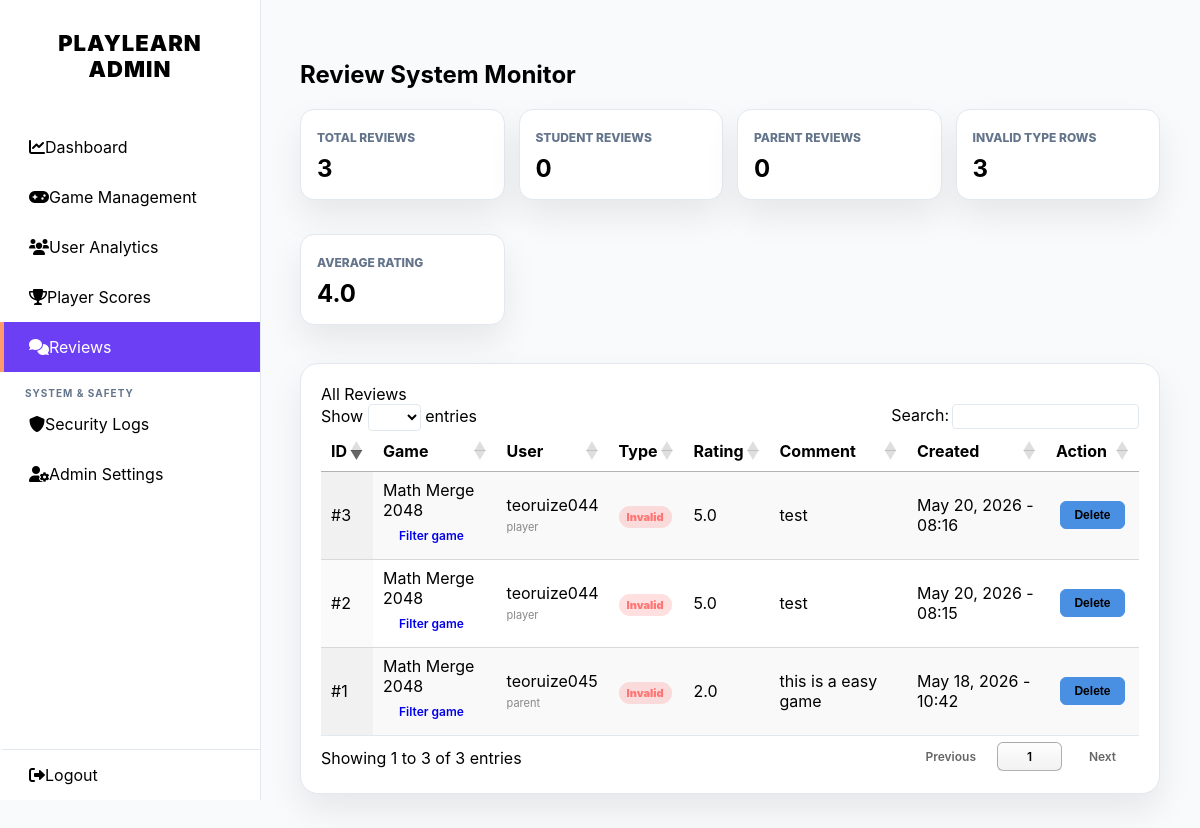
/admin_reviews.php (signed in), run on the app's committed database.
### tables this page shows
CREATE TABLE `game_reviews` (
  `id` int(11) NOT NULL,
  `game_id` int(11) NOT NULL,
  `user_id` int(11) NOT NULL,
  `username` varchar(100) NOT NULL,
  `rating_type` enum('student','parent') NOT NULL,
  `rating_score` decimal(2,1) NOT NULL,
  `comment_text` text NOT NULL,
  `created_at` timestamp NULL DEFAULT current_timestamp()
);

CREATE TABLE `levels` (
  `id` int(11) NOT NULL,
  `level_name` varchar(100) NOT NULL,
  `category` varchar(50) NOT NULL DEFAULT 'Logic',
  `level_description` text DEFAULT NULL,
  `difficulty` enum('Easy','Normal','Hard') DEFAULT 'Easy',
  `target_score` int(11) DEFAULT 100,
  `image_url` varchar(255) DEFAULT 'assets/img/default_level.jpg',
  `game_url` varchar(255) NOT NULL DEFAULT 'game2048.php',
  `status` enum('published','draft') DEFAULT 'published',
  `created_at` timestamp NOT NULL DEFAULT current_timestamp(),
  `is_featured` tinyint(1) DEFAULT 0,
  `is_trending` tinyint(1) DEFAULT 0,
  `editor_choice` tinyint(1) NOT NULL DEFAULT 0
);

CREATE TABLE `users` (
  `id` int(11) NOT NULL,
  `username` varchar(50) NOT NULL,
  `profile_image` varchar(255) DEFAULT NULL,
  `avatar_frame` varchar(255) DEFAULT NULL,
  `frame_expires_at` datetime DEFAULT NULL,
  `title` varchar(50) DEFAULT NULL,
  `title_expires_at` datetime DEFAULT NULL,
  `email` varchar(100) NOT NULL,
  `password` varchar(255) NOT NULL,
  `birthday` date NOT NULL,
  `gender` varchar(10) DEFAULT NULL,
  `role` enum('player','admin','parent') DEFAULT 'player',
  `level` int(11) DEFAULT 1,
  `total_exp` int(11) DEFAULT 0,
  `weekly_exp` int(11) DEFAULT 0,
  `link_code` varchar(10) DEFAULT NULL,
  `status` enum('active','banned') DEFAULT 'active',
  `last_login` datetime DEFAULT NULL,
  `created_at` timestamp NOT NULL DEFAULT current_timestamp(),
  `last_seen` datetime DEFAULT current_timestamp(),
  `theme_preference` varchar(10) DEFAULT 'dark'
);

### admin_reviews.php (the view, shortened to what this page needs)
<?php
require 'db_conn.php';
$where = [];
$types = '';
$params = [];
$where_sql = $where ? ('WHERE ' . implode(' AND ', $where)) : '';
$stats = [
    'total_reviews' => 0,
    'student_reviews' => 0,
    'parent_reviews' => 0,
    'invalid_reviews' => 0,
    'average_rating' => null,
];
$stats_res = $conn->query("SELECT
    COUNT(*) AS total_reviews,
    SUM(rating_type = 'student') AS student_reviews,
    SUM(rating_type = 'parent') AS parent_reviews,
    SUM(rating_type NOT IN ('student','parent') OR rating_type IS NULL OR rating_type = '') AS invalid_reviews,
    AVG(rating_score) AS average_rating
    FROM game_reviews");
if ($stats_res) {
    $stats = array_merge($stats, $stats_res->fetch_assoc());
}
$sql = "SELECT gr.*, u.email, u.role, l.level_name
        FROM game_reviews gr
        LEFT JOIN users u ON u.id = gr.user_id
        LEFT JOIN levels l ON l.id = gr.game_id
        $where_sql
        ORDER BY gr.created_at DESC, gr.id DESC";
if ($params) {
    $stmt = $conn->prepare($sql);
    $stmt->bind_param($types, ...$params);
    $stmt->execute();
    $reviews = $stmt->get_result();
} else {
    $reviews = $conn->query($sql);
}
?>
<!DOCTYPE html>
<html lang="en">
<head>
    <link rel="stylesheet" href="https://cdnjs.cloudflare.com/ajax/libs/font-awesome/6.0.0/css/all.min.css">
    <link rel="stylesheet" href="https://cdn.datatables.net/1.13.4/css/jquery.dataTables.min.css">
    <link rel="stylesheet" href="css/admin_global.css?v=<?php echo time(); ?>">
</head>
<body>
    <?php include('includes/sidebar.php'); ?>
    <main class="main-content">
        <div class="header-row">
            <h2>Review System Monitor</h2>
        </div>
        <div class="stat-grid">
            <div class="stat-card"><span>Total Reviews</span><strong><?php echo intval($stats['total_reviews']); ?></strong></div>
            <div class="stat-card"><span>Student Reviews</span><strong><?php echo intval($stats['student_reviews']); ?></strong></div>
            <div class="stat-card"><span>Parent Reviews</span><strong><?php echo intval($stats['parent_reviews']); ?></strong></div>
            <div class="stat-card"><span>Invalid Type Rows</span><strong><?php echo intval($stats['invalid_reviews']); ?></strong></div>
            <div class="stat-card"><span>Average Rating</span><strong><?php echo $stats['average_rating'] !== null ? number_format(floatval($stats['average_rating']), 1) : 'N/A'; ?></strong></div>
        </div>
        <div class="content-card">
            <span class="card-title">All Reviews</span>
            <table id="reviewsTable" class="display" style="width:100%">
                <thead>
                    <tr>
                        <th>ID</th>
                        <th>Game</th>
                        <th>User</th>
                        <th>Type</th>
                        <th>Rating</th>
                        <th>Comment</th>
                        <th>Created</th>
                        <th>Action</th>
                    </tr>
                </thead>
                <tbody>
                    <?php while ($row = $reviews->fetch_assoc()): ?>
                        <?php
                        $type = $row['rating_type'];
                        $type_class = in_array($type, ['student', 'parent'], true) ? ('type-' . $type) : 'type-invalid';
                        $type_label = in_array($type, ['student', 'parent'], true) ? ucfirst($type) : 'Invalid';
                        ?>
                        <tr>
                            <td>#<?php echo intval($row['id']); ?></td>
                            <td>
                                <?php echo htmlspecialchars($row['level_name'] ?: ('Game #' . $row['game_id'])); ?><br>
                                <a href="admin_reviews.php?game_id=<?php echo intval($row['game_id']); ?>" style="font-size:11px;">Filter game</a>
                            </td>
                            <td>
                                <?php echo htmlspecialchars($row['username']); ?><br>
                                <span style="color:#888; font-size:11px;"><?php echo htmlspecialchars($row['role'] ?: 'Unknown role'); ?></span>
                            </td>
                            <td><span class="type-pill <?php echo $type_class; ?>"><?php echo $type_label; ?></span></td>
                            <td><?php echo htmlspecialchars($row['rating_score']); ?></td>
                            <td><?php echo htmlspecialchars($row['comment_text']); ?></td>
                            <td><?php echo date('M d, Y - H:i', strtotime($row['created_at'])); ?></td>
                            <td>
                                <button
                                    type="button"
                                    class="studio-btn"
                                    style="background:#e74c3c;"
                                    data-review-id="<?php echo intval($row['id']); ?>"
                                    data-review-label="#<?php echo intval($row['id']); ?>"
                                    onclick="openDeleteReviewModal(this)">
                                    Delete
                                </button>
                            </td>
                        </tr>
                    <?php endwhile; ?>
                </tbody>
            </table>
        </div>
    </main>
</body>
</html>

### css/admin_global.css (style rules this page uses)
:root { --bg-dark: #121212; --card-dark: #1e1e1e; --sidebar-bg: #000000; --sidebar-hover: #1a1a1a; --text-main: #ffffff; --text-gray: #aaaaaa; --accent-blue: #3b5998; --border-color: #333333; --input-bg: #2a2a2a; }
body.light-mode { --bg-dark: #f8fafc; --card-dark: #ffffff; --sidebar-bg: #ffffff; --sidebar-hover: #4A90E2; --text-main: #000000; --text-gray: #64748b; --accent-blue: #4A90E2; --border-color: #e2e8f0; }
body { font-family: 'Inter', sans-serif; background-color: var(--bg-dark); color: var(--text-main); margin: 0; display: flex; transition: background-color 0.3s, color 0.3s; }
.main-content { margin-left: 260px; width: calc(100% - 260px); padding: 40px; box-sizing: border-box; }
.stat-card, .content-card { background-color: var(--card-dark); padding: 20px; border-radius: 12px; border: 1px solid var(--border-color); margin-bottom: 20px; }
h2, h3, h4, .card-title, .stat-card p { color: var(--text-main); }
table.dataTable { background-color: var(--card-dark) !important; color: var(--text-main) !important; border-bottom: 1px solid var(--border-color) !important; }
.main-content table button, .main-content table .studio-btn, .main-content table .btn-ban, .main-content table a, .main-content div[class*="card"] a, .main-content div[class*="card"] button { display: inline-block !important; vertical-align: middle !important; width: auto !important; min-width: 65px !important; padding: 6px 12px !important; font-size: 12px !important; font-weight: 600 !important; border-radius: 6px !important; text-align: center !important; text-decoration: none !important; margin: 2px 4px !important; cursor: pointer !important; transition: all 0.2s ease !important; box-sizing: border-box !important; }
.main-content table .studio-btn, .main-content table .btn-view, .main-content table button[onclick*="goToUserManagement"], .main-content table button[onclick*="viewUserDetails"], .main-content div[class*="card"] a[href*="edit"], .main-content div[class*="card"] button[onclick*="openEditModal"] { background-color: #4A90E2 !important; border: 1px solid #4A90E2 !important; color: #000000 !important; }
:root { --accent-purple: #6C3FF5; --accent-orange: #FF9B6B; --accent-yellow: #E8D754; --accent-blue: #4A90E2; }
.stat-card, .content-card, .level-card { border-radius: 18px; box-shadow: 0 16px 35px rgba(0, 0, 0, 0.08); }
.studio-btn, button[type="submit"], input[type="submit"] { border-radius: 999px !important; font-weight: 800 !important; }

### admin_reviews.php (style rules this page uses)
.stat-grid { display: grid; grid-template-columns: repeat(auto-fit, minmax(170px, 1fr)); gap: 14px; margin-bottom: 18px; }
.stat-card { background: var(--card-dark); border: 1px solid var(--border-color); border-radius: 14px; padding: 16px; }
.stat-card span { color: var(--text-gray); font-size: 12px; font-weight: 800; text-transform: uppercase; }
.stat-card strong { display: block; margin-top: 8px; font-size: 24px; }
.type-pill { padding: 4px 8px; border-radius: 999px; font-size: 11px; font-weight: 900; }
.type-invalid { background: rgba(255, 77, 77, 0.18); color: #ff7675; }

### data on the page
game_reviews: id "3", game.level_name "Math Merge 2048", username "teoruize044", user.role "player", rating_type "Invalid", rating_score "5.0", comment_text "test", created_at "May 20, 2026 - 08:16"
game_reviews: id "2", game.level_name "Math Merge 2048", username "teoruize044", user.role "player", rating_type "Invalid", rating_score "5.0", comment_text "test", created_at "May 20, 2026 - 08:15"
game_reviews: id "1", game.level_name "Math Merge 2048", username "teoruize045", user.role "parent", rating_type "Invalid", rating_score "2.0", comment_text "this is a easy game", created_at "May 18, 2026 - 10:42"

### other printed values
$stats['total_reviews'] "3"
$stats['student_reviews'] "0"
$stats['parent_reviews'] "0"
$stats['invalid_reviews'] "3"
$stats['average_rating'] "4.0"
